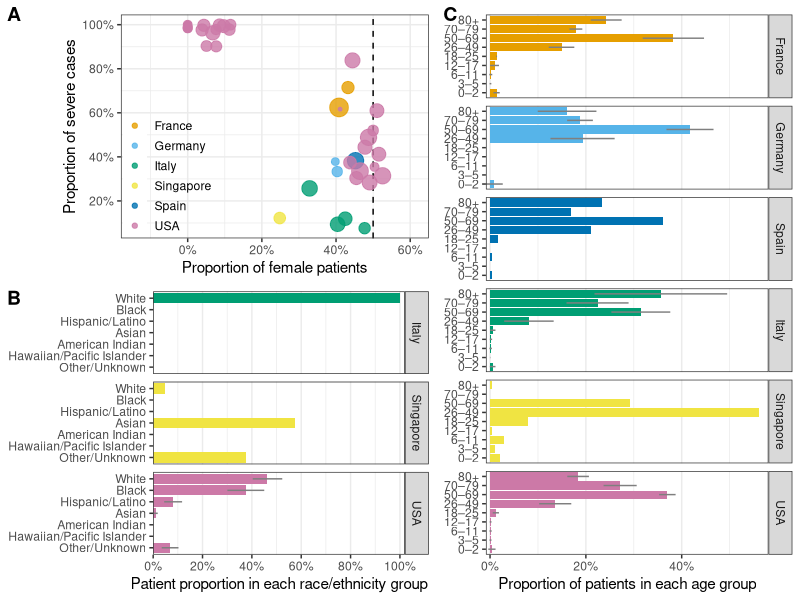
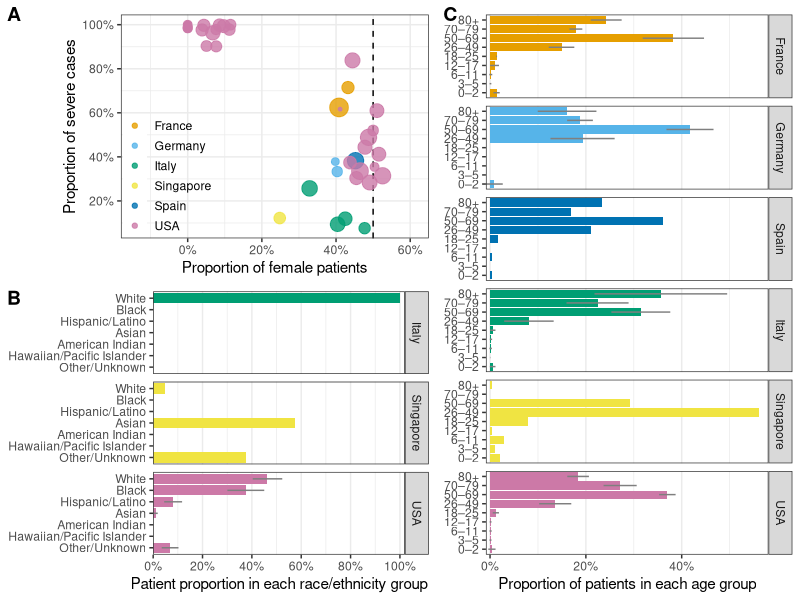

R code for these plots, in order:
## ---- chunk 1
library(readr)
library(dplyr)
library(scales)
library(tidyr)
library(ggplot2)
library(cowplot)
library(stringr)
library(forcats)

theme_set(theme_bw())
## ---- chunk 2
alpha_threshold <- qnorm(0.975)
demo_desc <- read_csv('results/demo_prelim.csv') %>% 
  filter(siteid != 'SITE157', siteid != 'SITE712')

colorBlindGrey6 <- c("#E69F00", "#56B4E9", "#009E73", "#F0E442", "#0072B2", "#CC79A7")
demo_perc <- demo_desc %>% 
  mutate_at(vars(- num_patients_all, - siteid, - Country),
            list(~ . / .data$num_patients_all)) %>% 
  mutate(Country = as.factor(Country)) 

races <- c("black",
           "hispanic_latino",
           "white",
           "asian",
           "hawaiian_pacific_islander",
           "american_indian")  

demo_perc %>% 
  rename('perc_patients_ever_severe' = num_patients_ever_severe,
         'perc_patients_never_severe' = num_patients_never_severe) %>% 
  write_csv('results/demographics.csv')

countries <- c("France", "Germany", "Spain", "Italy", "Singapore", "USA" )
## ---- chunk 3
demo_desc %>% 
  summarise(across(c(num_patients_all, female, male, unknown_other_sex), sum)) 
## ---- chunk 4
demo_desc %>% 
  summarise(across(c(num_patients_all, races, unknown_other_race), sum)) %>% 
  print()
## ---- chunk 5
unknowns <- demo_perc %>%
  select(siteid, Country, contains('unknown')) %>% 
  pivot_longer(- c(siteid, Country))
unknowns %>% filter(value < 0)
unknowns %>% filter(value < 1, value > 0.1)

# unknowns %>% 
#   ggplot(aes(y = value, x = name)) +
#   ggbeeswarm::geom_beeswarm() +
#   facet_wrap(~ name, scales = 'free_x')
## ---- chunk 6
demo_gender <- demo_perc %>% filter(unknown_other_sex < 1)
lm(num_patients_ever_severe ~ female, demo_gender) %>% 
  summary()

age_perc <- demo_perc %>% 
  filter(unknown_other_age_group < 1) %>% 
  select(Country, num_patients_all, num_patients_ever_severe, contains('to'), ends_with('plus'))

lm(num_patients_ever_severe ~ . - Country - num_patients_all, age_perc) %>% 
  summary()

age_radar <- age_perc %>% 
  select(-contains('num')) %>% 
  group_by(Country) %>% 
  summarise(across(.fns = mean_se), .groups = 'drop') %>% 
  pivot_longer(- Country) %>% 
  mutate(se = value$y - value$ymin,
         cimin = value$y - alpha_threshold*se,
         cimax = value$y + alpha_threshold*se) %>%
  mutate(name = case_when(
    name == '00to02' ~ '0to2',
    name == '03to05' ~ '3to5',
    name == '06to11' ~ '6to11',
    TRUE ~ name
  )) %>% 
  mutate(name = gsub('to', '–', name) %>% gsub('plus', '+', .))
age_radar$name <- factor(age_radar$name, levels = unique(age_radar$name))
  
Races <- rev(c('White', 'Black', 'Hispanic/Latino', 'Asian', 'American Indian', 'Hawaiian/Pacific Islander', 'Other/Unknown'))
race_perc <- demo_perc %>% 
  filter(abs(unknown_other_race) < 1) %>% 
  select(Country, num_patients_all, num_patients_ever_severe, all_of(races), unknown_other_race)

race_radar <- race_perc %>% 
  select(-contains('num')) %>% 
  group_by(Country) %>% 
  summarise(across(.fns = mean_se), .groups = 'drop') %>% 
  pivot_longer(- Country) %>% 
  mutate(se = value$y - value$ymin,
         cimin = value$y - alpha_threshold*se,
         cimax = value$y + alpha_threshold*se,
         name = gsub('_', ' ', name) %>% 
           str_to_title(.) %>% 
           gsub('Hispanic ', 'Hispanic/', .) %>% 
           gsub('Hawaiian ', 'Hawaiian/', .) %>% 
           gsub('Unknown Other Race', 'Other/Unknown',. ),
         name = fct_relevel(name, Races))

lm(num_patients_ever_severe ~ black + white + asian + hispanic_latino + american_indian +
     hawaiian_pacific_islander, race_perc) %>% 
  summary()
## ---- chunk 7
gender_plot <- demo_gender %>% 
  ggplot(aes(female, num_patients_ever_severe, 
             color = Country)) +
  geom_vline(xintercept = 0.5, linetype = 'dashed') +
  geom_point(aes(size = num_patients_all), alpha = 0.8) +
  scale_x_continuous(labels = scales::percent_format(),
                     limits = c(0, 0.65),
                     expand = expansion(add = c(0.18, 0))) +
  scale_y_continuous(labels = scales::percent_format(),
                     breaks = seq(0, 1, 0.2)) +
  labs(
    x = 'Proportion of female patients', 
    y = 'Proportion of severe cases', 
    color = NULL, 
    size = 'Total number of patients
at each site') +
  scale_size(trans = "log10", guide = FALSE) +
  scale_color_manual(values = colorBlindGrey6) +
  theme(legend.position = c(0.15, 0.28),
        plot.margin = margin(10.5, 5.5, 5.5, 45.5, 'pt'),
        legend.background = element_blank(),
        legend.key.height = unit(1, 'line'),
        legend.title = element_text(hjust = 0, size = 9)) +
  NULL
## ---- chunk 8
age_plot <- age_radar  %>% 
  ggplot(aes(name, value$y, fill = Country, group = Country)) +
  geom_col(position = 'dodge2') + 
  coord_flip() +
  facet_grid(rows = vars(fct_relevel(Country, countries))) +
  geom_linerange(aes(ymin = cimin, ymax = cimax), 
                position = position_dodge(width = 0.9),
                color = 'grey50') +
  scale_y_continuous(labels = scales::percent_format(accuracy = 1),
                     expand = expansion(add = c(0,0.02))) +
  scale_size_continuous(guide = FALSE) +
  labs(x = NULL, y = 'Proportion of patients in each age group') +
  scale_color_manual(values = colorBlindGrey6, drop = FALSE) +
  scale_fill_manual(values = colorBlindGrey6, drop = FALSE) +
  theme(legend.position = 'None',
        panel.grid.major.y = element_blank(),
        plot.margin = margin(10.5, 5.5, 5.5, 5.5, 'pt')) +
  NULL
## ---- chunk 9
race_plot <- race_radar %>% 
  ggplot(aes(name, value$y, fill = Country, group = Country)) +
  geom_col(position = 'dodge2') + 
  coord_flip() +
  facet_grid(rows = vars(Country)) +
  geom_linerange(aes(ymin = cimin, ymax = cimax), 
                position = position_dodge(width = 0.9),
                color = 'grey50') +
  scale_y_continuous(labels = scales::percent_format(accuracy = 1),
                     breaks = seq(0, 1, 0.2),
                     expand = expansion(add = c(0,0.02))) +
  scale_size_continuous(guide = FALSE) +
  labs(x = NULL, y = 'Patient proportion in each race/ethnicity group') +
  scale_color_manual(values = colorBlindGrey6, drop = FALSE) +
  scale_fill_manual(values = colorBlindGrey6, drop = FALSE) +
  theme(legend.position = 'None',
        panel.grid.major.y = element_blank(),
        ) +
  NULL
## ---- chunk 10
gender_race <- plot_grid(gender_plot, race_plot, ncol = 1,
          rel_heights = c(0.897, 1), labels = 'AUTO')
comp_plots <- plot_grid(gender_race, age_plot, ncol = 2, rel_widths = c(1.2, 1),
          labels = c('', 'C'))
comp_plots
ggsave('figs/composite_plot.png', comp_plots, height = 6.7, width = 8)
